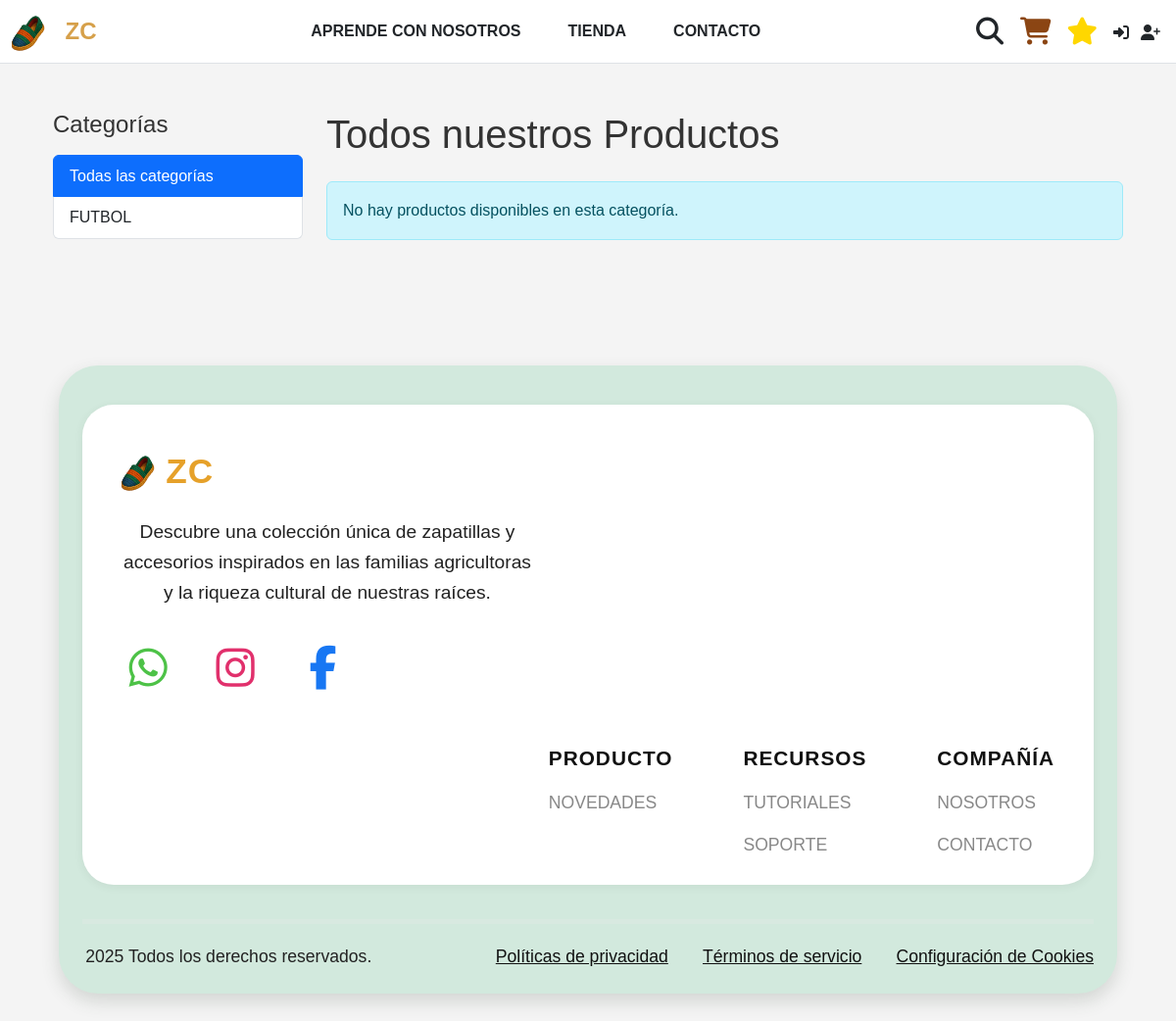
Before: /productos/ with the older database file.
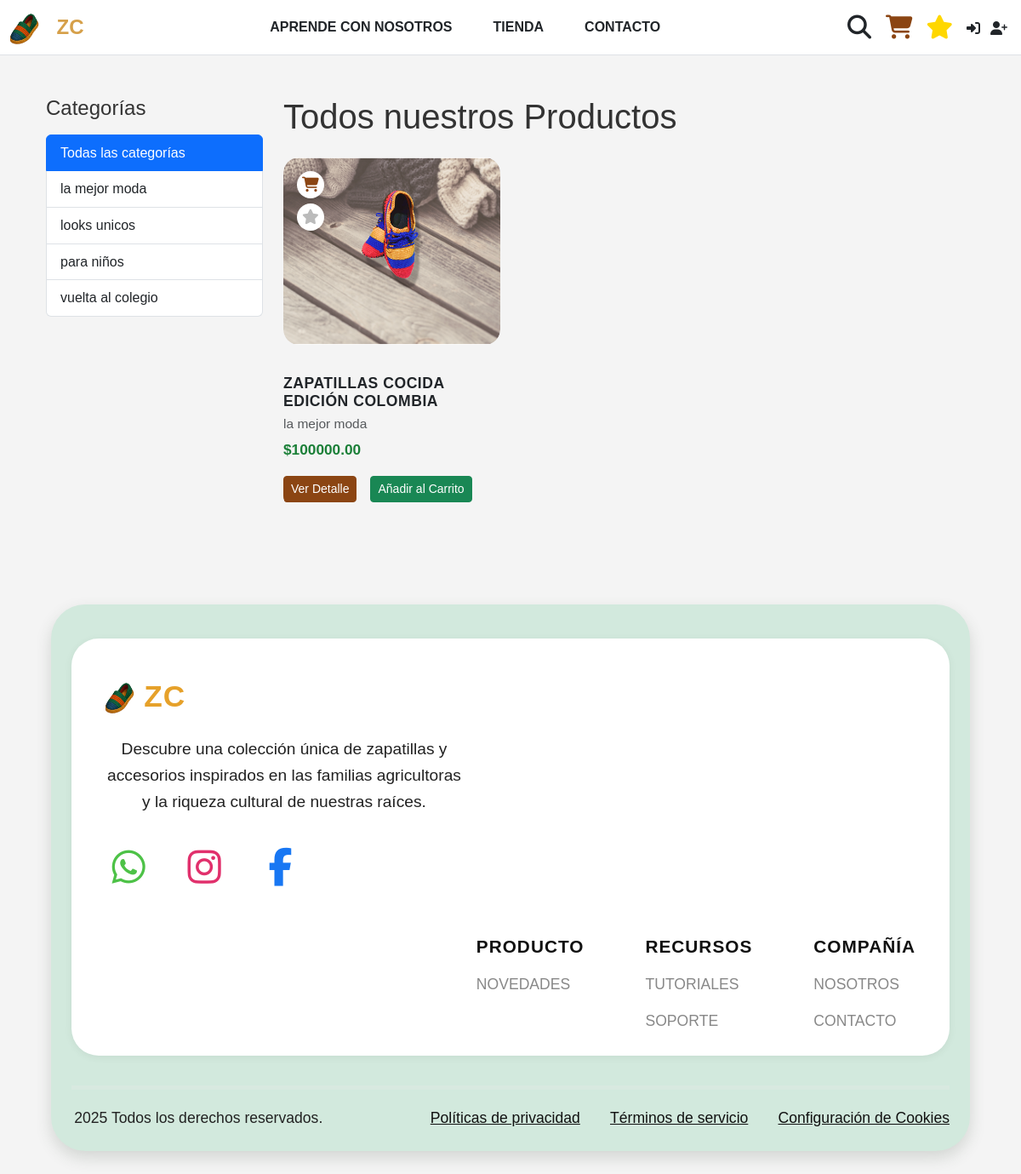
After: the same page with the newer database file.
### productos/models.py (models this page shows, shortened)
class Categoria(models.Model):
    nombre = models.CharField(max_length=100, unique=True)
    slug = models.SlugField(max_length=100, unique=True, help_text="URL amigable (ej: zapatos-mujer)")
    descripcion = models.TextField(blank=True, null=True)
    FONDO_CHOICES = [
        ('imagen1defondo.png', 'tarjetas'),
        ('tarjeta1.png', 'tarjeta1'),
        ('tarjeta2.png', 'tarjeta2'),
        ('tarjeta3.png', 'tarjeta3'),
    ]
    imagen_fondo = models.CharField(
        max_length=64,
        choices=FONDO_CHOICES,
        default='fondo.png',
        help_text="Imagen de fondo de la tarjeta (elige una de las imágenes del proyecto)"
    )
    imagen_principal = models.ImageField(upload_to='productos_categoria/', blank=True, null=True, help_text="Imagen principal del producto para mostrar en la tarjeta de la categoría")
    class Meta:
        verbose_name_plural = "Categorías"
        ordering = ['nombre']

class Producto(models.Model):
    categoria = models.ForeignKey(Categoria, related_name='productos', on_delete=models.CASCADE)
    nombre = models.CharField(max_length=200)
    slug = models.SlugField(max_length=200, unique=True, help_text="URL amigable (ej: zapato-flor)")
    descripcion = models.TextField()
    precio = models.DecimalField(max_digits=10, decimal_places=2)
    imagen_principal = models.ImageField(upload_to='productos/', blank=True, null=True, help_text="Imagen principal del producto")
    stock = models.PositiveIntegerField(default=0)
    disponible = models.BooleanField(default=True)
    creado = models.DateTimeField(auto_now_add=True)
    actualizado = models.DateTimeField(auto_now=True)
    FONDO_CHOICES = [
        ('fondo_zapatos_rosados.png', 'Zapatos Rosados'),
        ('tarjeta4.png', 'Tarjeta 4'),
        ('tarjeta5.png', 'Tarjeta 5'),
        ('tarjeta7.png', 'Tarjeta 7'),
        ('tarjeta8.png', 'Tarjeta 8'),
    ]
    imagen_fondo = models.CharField(
        max_length=64,
        choices=FONDO_CHOICES,
        default='fondo_zapatos_rosados.png',
        help_text="Imagen de fondo de la tarjeta del producto (elige una de las imágenes del proyecto)"
    )
    class Meta:
        ordering = ['-creado']
        index_together = (('id', 'slug'),)
    def get_absolute_url(self):
        return reverse('productos:detalle_producto', args=[self.id, self.slug])

### productos/views.py (the view)
# urls.py: path('', views.lista_productos, name='lista_productos'),
def lista_productos(request, categoria_slug=None):
    categoria_seleccionada = None
    if categoria_slug:
        categoria_seleccionada = get_object_or_404(Categoria, slug=categoria_slug)
        productos = Producto.objects.filter(disponible=True, categoria=categoria_seleccionada)
        titulo = f"Productos - {categoria_seleccionada.nombre}"
    else:
        productos = Producto.objects.filter(disponible=True)
        titulo = "Todos los Productos"
    categorias = Categoria.objects.all()
    return render(request, 'productos/lista_productos.html', {
        'productos': productos,
        'categorias': categorias,
        'categoria_seleccionada': categoria_seleccionada,
        'titulo_pagina': titulo
    })

### core/context_processors.py (called while the page is built)
def cart_item_count(request):
    cart = request.session.get('cart', {})
    total_items = sum(item_data.get('cantidad', 0) for item_data in cart.values())
    return {'cart_item_count': total_items}

### productos/templates/productos/lista_productos.html (shortened to what this page needs)
{% extends 'core/base.html' %}
{% load static %}
{% block content %}
<div class="container my-5">
    <div class="row">
        <div class="col-lg-3">
            <h4 class="mb-3">Categorías</h4>
            <div class="list-group">
                <a href="{% url 'productos:lista_productos' %}" class="list-group-item list-group-item-action {% if not categoria %}active{% endif %}">Todas las categorías</a>
                {% for cat in categorias %}
                <a href="{% url 'productos:lista_productos_por_categoria' cat.slug %}" class="list-group-item list-group-item-action {% if categoria and categoria.slug == cat.slug %}active{% endif %}">
                    {{ cat.nombre }}
                </a>
                {% endfor %}
            </div>
        </div>
        <div class="col-lg-9">
            <h1 class="mb-4">
                {% if categoria %}
                    {{ categoria.nombre }}
                {% else %}
                    Todos nuestros Productos
                {% endif %}
            </h1>
            {% if productos %}
            <div class="row row-cols-1 row-cols-md-2 row-cols-lg-3 g-4">
                {% for producto in productos %}
                <div class="col">
                    <div class="card h-100 producto-float position-relative">
                        <div class="iconos-producto-superior">
                            <a href="{% url 'productos:agregar-carrito-simple' producto.id %}" class="icono-carrito" title="Añadir al carrito">
                                <i class="fa fa-shopping-cart"></i>
                            </a>
                            {% with favoritos=request.session.favoritos|default_if_none:"" %}
                            <span class="icono-estrella{% if producto.id in favoritos %} favorito-activo{% endif %}" title="Favorito" data-producto-id="{{ producto.id }}">
                                <i class="fa fa-star"></i>
                            </span>
                            {% endwith %}
                        </div>
                        <div class="contenedor-imagen-producto">
                            {% if producto.imagen_principal %}
                            <img src="{{ producto.imagen_principal.url }}" class="img-principal-producto" alt="{{ producto.nombre }}" data-bs-toggle="modal" data-bs-target="#modalImagen{{ producto.id }}" style="cursor: zoom-in;">
                            {% else %}
                            <img src="/static/img/placeholder.png" class="img-principal-producto" alt="Imagen no disponible">
                            {% endif %}
                        </div>
                        <div class="card-body">
                            <h5 class="card-title mb-1">{{ producto.nombre }}</h5>
                            <p class="card-text text-muted mb-1">{{ producto.categoria.nombre }}</p>
                            <p class="card-text fw-bold mb-3">${{ producto.precio|floatformat:2 }}</p>
                            <div class="d-flex gap-2 mt-2">
                                <a href="{{ producto.get_absolute_url }}" class="btn btn-sm btn-primary-custom me-2">Ver Detalle</a>
                                <a href="{% url 'productos:agregar-carrito-simple' producto.id %}" class="btn btn-sm btn-success">Añadir al Carrito</a>
                            </div>
                        </div>
                    </div>
                </div>
                {% endfor %}
            </div>
            {% else %}
            <p class="alert alert-info">No hay productos disponibles en esta categoría.</p>
            {% endif %}
        </div>
    </div>
</div>
{% endblock content %}

Changed rows visible on the page:
removed Categoria: nombre "FUTBOL"
added Categoria: nombre "la mejor moda"
added Categoria: nombre "looks unicos"
added Categoria: nombre "para niños"
added Categoria: nombre "vuelta al colegio"
added Producto: imagen_principal (picture), nombre "ZAPATILLAS COCIDA EDICIÓN COLOMBIA", categoria.nombre "la mejor moda", precio "100000.00"
Other visible differences:
text no longer shown: "No hay productos disponibles en esta categoría."
